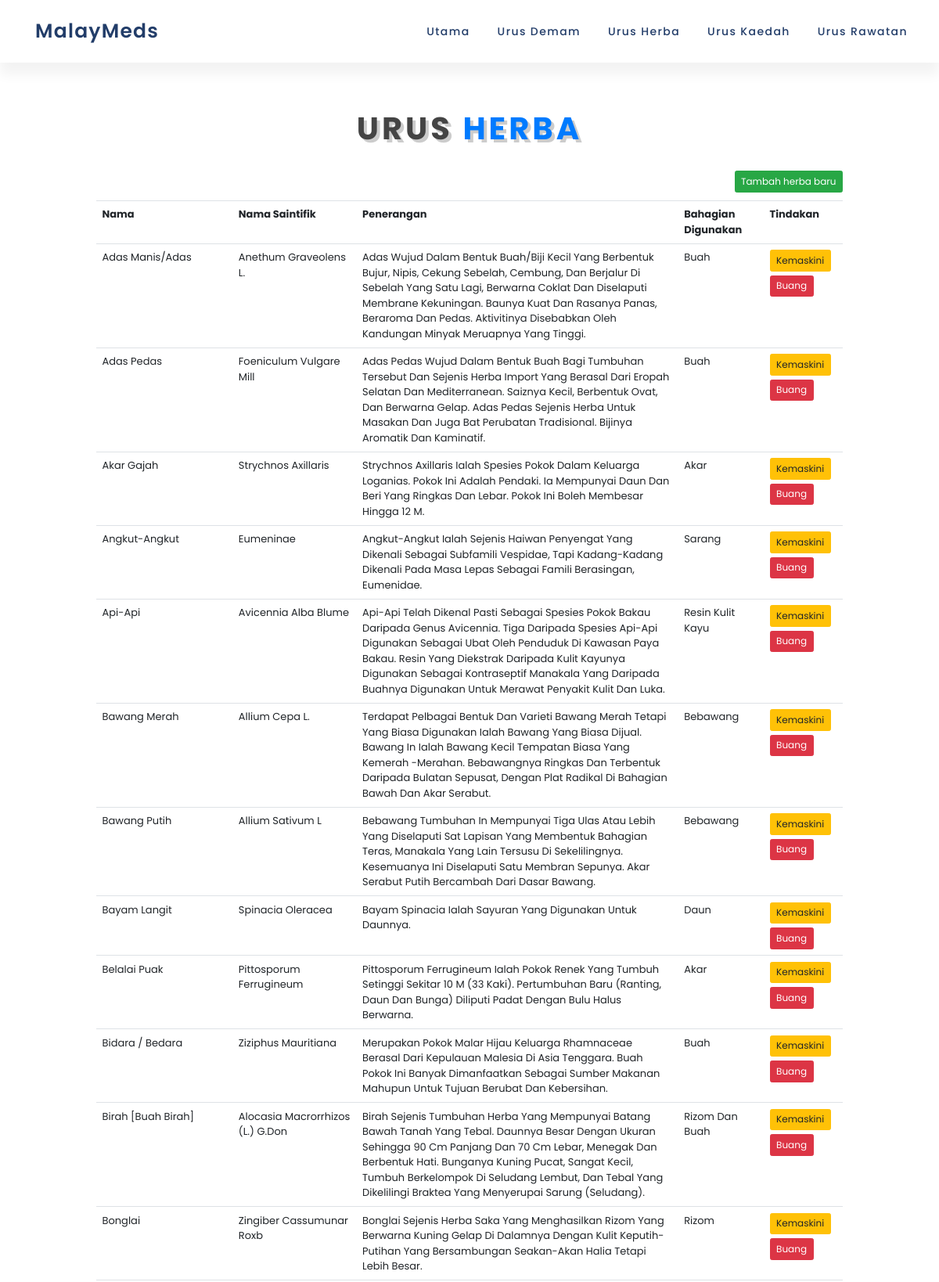
Screenshot of /manageherbs (upper part) with the database file from the repository.
### app.py (models this page shows)
class tbl_herbs(db.Model):
  herbs_id = db.Column(db.Integer, primary_key=True, autoincrement=True)
  herbs_name = db.Column(db.String(255))
  herbs_scname = db.Column(db.String(255))
  herbs_desc = db.Column(db.Text)
  herbs_parts = db.Column(db.String(255))
  herbs_pic = db.Column(db.LargeBinary)
  herbs_filename = db.Column(db.String(50))
  herbs_path = db.Column(db.String(255))
  fevers = db.relationship('tbl_herbs_fever', backref=db.backref('tbl_herbs', cascade='all, delete-orphan', single_parent=True))

### app.py (the view)
@app.route('/manageherbs')
def manageherbs_page():
  all_herbs_data = tbl_herbs.query.all()
  return render_template('herbsmanage.html', all_herbs_data=all_herbs_data)

### templates/herbsmanage.html (shortened to what this page needs)
<!DOCTYPE html>
<html lang="en">
<head>
    <link rel="stylesheet" href="{{ url_for('static', filename='css/style.css') }}">
    <link rel="stylesheet" href="https://cdnjs.cloudflare.com/ajax/libs/font-awesome/5.15.4/css/all.min.css">
    <link rel="stylesheet" href="https://stackpath.bootstrapcdn.com/bootstrap/4.5.2/css/bootstrap.min.css">
</head>
<body>
    <header class="main-header">
        <a href="{{ url_for('dashboard') }}" class="logo">
            <span class="logo-text">MalayMeds</span>
        </a>
        <div class="group">
            <ul class="navigation">
                <li><a href="{{ url_for('dashboard') }}">Utama</a></li>
                <li><a href="{{ url_for('managefever_page') }}">Urus Demam</a></li>
                <li><a href="{{ url_for('manageherbs_page') }}">Urus Herba</a></li>
                <li><a href="{{ url_for('managemethod_page') }}">Urus Kaedah</a></li>
                <li><a href="{{ url_for('managetreatment_page') }}">Urus Rawatan</a></li>
            </ul>
        </div>
    </header>
    <section class="services" id="services">
        <h1 class="page-heading"> urus <span>herba</span> </h1>
        <div class="container my-3">
            <a href="{{ url_for('insertherbs_page') }}"><button type="button" class="btn btn-success float-right" style="margin-bottom: 10px; font-size: 12px;">Tambah herba baru</button></a>
            <table class="table table-hover" style="font-size: 13px;">
                <tr>
                    <th>Nama</th>
                    <th>Nama Saintifik</th>
                    <th>Penerangan</th>
                    <th>Bahagian digunakan</th>
                    <th>Tindakan</th>
                </tr>
                {% for row in all_herbs_data %}
                    <tr>
                        <td>{{row.herbs_name}}</td>
                        <td>{{row.herbs_scname}}</td>
                        <td>{{row.herbs_desc}}</td>
                        <td>{{row.herbs_parts}}</td>
                        <td>
                            <a href="{{ url_for('editherbs_page', herbs_id=row.herbs_id) }}" class="btn btn-warning btn-xs" style="margin-bottom: 5px; font-size: 12px;">Kemaskini</a>
                            <a href="{{ url_for('deleteherbs', herbs_id=row.herbs_id) }}" class="btn btn-danger btn-xs" style="font-size: 12px;" onclick="return confirm('Adakah anda pasti untuk buang herba?')">Buang</a>
                        </td>
                    </tr>
                {% endfor %}
            </table>
        </div>
    </section>
</body>
</html>

### static/css/style.css (style rules this page uses)
:root { --blue:#3d67f2; --black: #444; --light-color: #777; --box-shadow: .5rem .5rem 0 rgba(22, 160, 133, .2); --text-shadow: .4rem .4rem 0 rgba(0, 0, 0, .2); --border: .2rem solid var(--blue); }
* { margin: 0; padding: 0; box-sizing: border-box; font-family: 'Poppins', sans-serif; outline: none; border: none; text-transform: capitalize; transition: all .2s ease-out; text-decoration: none; }
body { background-color: #f6f6f7; min-height: 100vh; overflow-x: hidden; }
.main-header { position: absolute; top: 0; left: 0; width: 100%; height: 80px; background: #fff; padding: 20px 40px; display: flex; justify-content: space-between; align-items: center; box-shadow: 0 15px 15px rgba(0, 0, 0, 0.05); }
.logo { display: flex; align-items: center; color: #001f52dd; text-decoration: none; font-size: 2.5rem; font-weight: 530; text-transform: none; letter-spacing: 0.05em; }
.group { display: flex; align-items: center; }
.main-header ul { position: relative; display: flex; gap: 35px; margin: 0; }
.main-header ul li { list-style: none; }
.main-header ul li a { position: relative; text-decoration: none; font-size: 1.4rem; color: #001f52dd; letter-spacing: 0.1em; font-weight: 415; }
.main-header ul li a::before { content: ''; position: absolute; bottom: -2px; width: 100%; height: 2px; background: var(--blue); transform: scaleX(0); transition: transform 0.5s ease-in-out; transform-origin: right; }
html { font-size: 62.5%; overflow-x: hidden; scroll-padding-top: 7rem; scroll-behavior: smooth; }
section { padding: 4rem 9%; }
.page-heading { text-align: center; padding-bottom: 2rem; padding-top: 10rem; text-shadow: var(--text-shadow); text-transform: uppercase; color: var(--black); font-size: 4rem; letter-spacing: .4rem; font-weight: 700; }
.page-heading span { text-transform: uppercase; color: var(--blue); }

### rows the page displays
tbl_herbs: herbs_name "Adas Manis/Adas", herbs_scname "Anethum Graveolens L.", herbs_desc "Adas Wujud Dalam Bentuk Buah/Biji Kecil Yang Berbentuk Bujur, Nipis, Cekung Sebelah, Cembung, Dan Berjalur Di Sebelah Yang Satu Lagi, Berwarna Coklat Dan Diselaputi Membrane Kekuningan. Baunya Kuat Dan Rasanya Panas, Beraroma Dan Pedas. Aktivitinya Disebabkan Oleh Kandungan Minyak Meruapnya Yang Tinggi.", herbs_parts "Buah"
tbl_herbs: herbs_name "Adas Pedas", herbs_scname "Foeniculum Vulgare Mill", herbs_desc "Adas Pedas Wujud Dalam Bentuk Buah Bagi Tumbuhan Tersebut Dan Sejenis Herba Import Yang Berasal Dari Eropah Selatan Dan Mediterranean. Saiznya Kecil, Berbentuk Ovat, Dan Berwarna Gelap. Adas Pedas Sejenis Herba Untuk Masakan Dan Juga Bat Perubatan Tradisional. Bijinya Aromatik Dan Kaminatif.", herbs_parts "Buah"
tbl_herbs: herbs_name "Akar Gajah", herbs_scname "Strychnos Axillaris", herbs_desc "Strychnos Axillaris Ialah Spesies Pokok Dalam Keluarga Loganias. Pokok Ini Adalah Pendaki. Ia Mempunyai Daun Dan Beri Yang Ringkas Dan Lebar. Pokok Ini Boleh Membesar Hingga 12 M.", herbs_parts "Akar"
tbl_herbs: herbs_name "Angkut-Angkut", herbs_scname "Eumeninae", herbs_desc "Angkut-Angkut Ialah Sejenis Haiwan Penyengat Yang Dikenali Sebagai Subfamili Vespidae, Tapi Kadang-Kadang Dikenali Pada Masa Lepas Sebagai Famili Berasingan, Eumenidae.", herbs_parts "Sarang"
tbl_herbs: herbs_name "Api-Api", herbs_scname "Avicennia Alba Blume", herbs_desc "Api-Api Telah Dikenal Pasti Sebagai Spesies Pokok Bakau Daripada Genus Avicennia. Tiga Daripada Spesies Api-Api Digunakan Sebagai Ubat Oleh Penduduk Di Kawasan Paya Bakau. Resin Yang Diekstrak Daripada Kulit Kayunya Digunakan Sebagai Kontraseptif Manakala Yang Daripada Buahnya Digunakan Untuk Merawat Penyakit Kulit Dan Luka.", herbs_parts "Resin Kulit Kayu"
tbl_herbs: herbs_name "Bawang Merah", herbs_scname "Allium Cepa L.", herbs_desc "Terdapat Pelbagai Bentuk Dan Varieti Bawang Merah Tetapi Yang Biasa Digunakan Ialah Bawang Yang Biasa Dijual. Bawang In Ialah Bawang Kecil Tempatan Biasa Yang Kemerah -Merahan. Bebawangnya Ringkas Dan Terbentuk Daripada Bulatan Sepusat, Dengan Plat Radikal Di Bahagian Bawah Dan Akar Serabut.", herbs_parts "Bebawang"
tbl_herbs: herbs_name "Bawang Putih", herbs_scname "Allium Sativum L", herbs_desc "Bebawang Tumbuhan In Mempunyai Tiga Ulas Atau Lebih Yang Diselaputi Sat Lapisan Yang Membentuk Bahagian Teras, Manakala Yang Lain Tersusu Di Sekelilingnya. Kesemuanya Ini Diselaputi Satu Membran Sepunya. Akar Serabut Putih Bercambah Dari Dasar Bawang.", herbs_parts "Bebawang"
tbl_herbs: herbs_name "Bayam Langit", herbs_scname "Spinacia Oleracea", herbs_desc "Bayam Spinacia Ialah Sayuran Yang Digunakan Untuk Daunnya.", herbs_parts "Daun"
tbl_herbs: herbs_name "Belalai Puak", herbs_scname "Pittosporum Ferrugineum", herbs_desc "Pittosporum Ferrugineum Ialah Pokok Renek Yang Tumbuh Setinggi Sekitar 10 M (33 Kaki). Pertumbuhan Baru (Ranting, Daun Dan Bunga) Diliputi Padat Dengan Bulu Halus Berwarna.", herbs_parts "Akar"
tbl_herbs: herbs_name "Bidara / Bedara", herbs_scname "Ziziphus Mauritiana", herbs_desc "Merupakan Pokok Malar Hijau Keluarga Rhamnaceae Berasal Dari Kepulauan Malesia Di Asia Tenggara. Buah Pokok Ini Banyak Dimanfaatkan Sebagai Sumber Makanan Mahupun Untuk Tujuan Berubat Dan Kebersihan.", herbs_parts "Buah"
tbl_herbs: herbs_name "Birah [buah Birah]", herbs_scname "Alocasia Macrorrhizos (L.) G.Don", herbs_desc "Birah Sejenis Tumbuhan Herba Yang Mempunyai Batang Bawah Tanah Yang Tebal. Daunnya Besar Dengan Ukuran Sehingga 90 Cm Panjang Dan 70 Cm Lebar, Menegak Dan Berbentuk Hati. Bunganya Kuning Pucat, Sangat Kecil, Tumbuh Berkelompok Di Seludang Lembut, Dan Tebal Yang Dikelilingi Braktea Yang Menyerupai Sarung (Seludang).", herbs_parts "Rizom Dan Buah"
tbl_herbs: herbs_name "Bonglai", herbs_scname "Zingiber Cassumunar Roxb", herbs_desc "Bonglai Sejenis Herba Saka Yang Menghasilkan Rizom Yang Berwarna Kuning Gelap Di Dalamnya Dengan Kulit Keputih-Putihan Yang Bersambungan Seakan-Akan Halia Tetapi Lebih Besar.", herbs_parts "Rizom"
